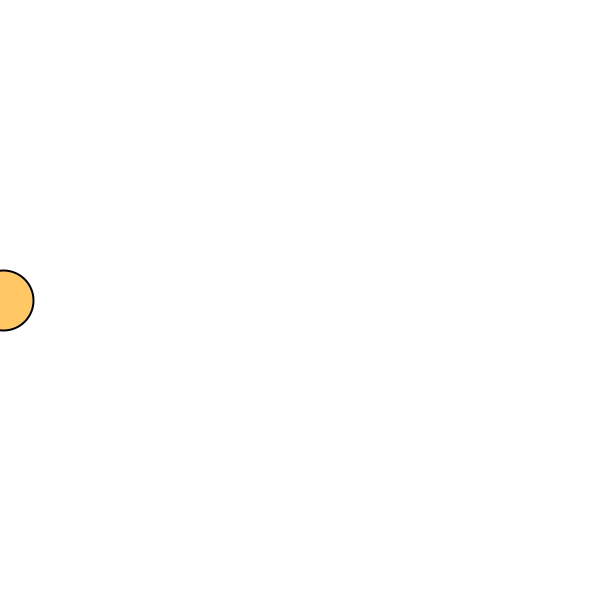
Frame 1 (no input)
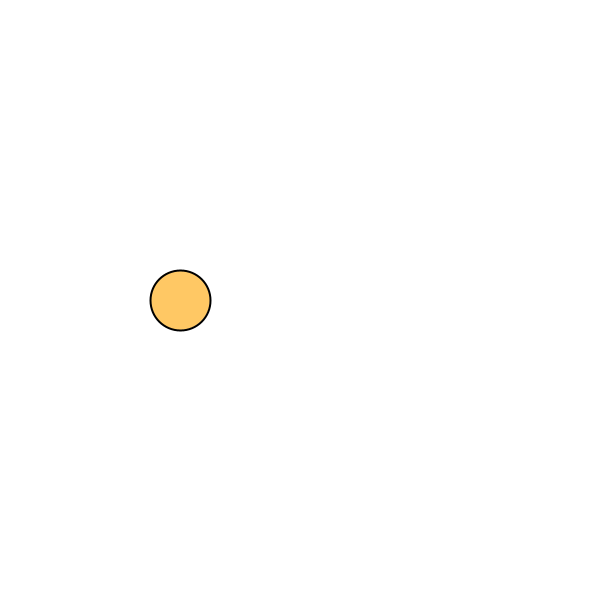
Frame 60 (the mouse pressed at the canvas centre just before this capture)
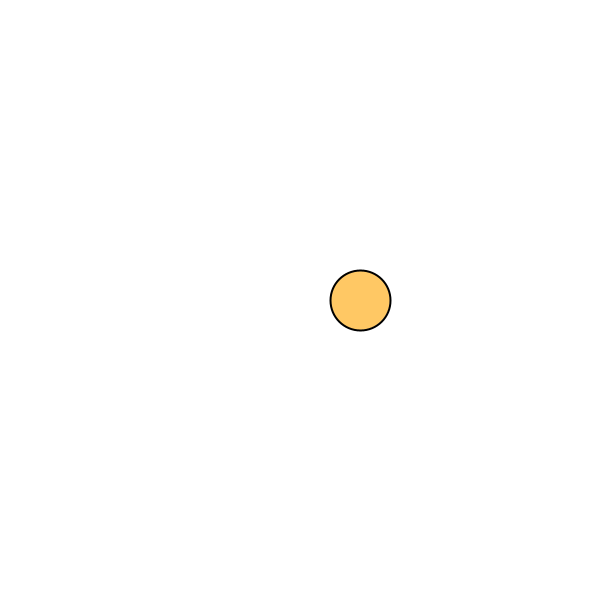
Frame 120 (the mouse held since frame 60 and released just before this capture)

The Processing sketch that drew these frames (run headless with seeded random() and noise(); from frame 60 on, the mouse is pressed at the canvas centre):

// Processing sketch: vel_key
// ── vel_key.pde
// 等速移動エージェント、矢印キーで速度を変えられる

// エージェントの位置
float x;
float y;
// エージェントの速度
float vx;
float vy;

void setup() {
  size(600, 600);
  strokeWeight(2);
  fill(255, 200, 100);

  // 初期位置
  x = 0;
  y = height / 2;

  // 初速
  vx = 3;
  vy = 0;
}

void draw() {
  // 速度を位置に反映
  x += vx;
  y += vy;

  // 右端まで達したら左端に戻す
  if (x > width) {
    x = 0;
  }

  // エージェントを描く
  background(255);
  ellipse(x, y, 60, 60);
}

void keyPressed() {
  // 左右矢印キーで速度を変化させる
  // （位置は直接変えない、速度によって間接的に変化する）
  if (keyCode == LEFT) {
    vx -= 0.5;
  }
  else if (keyCode == RIGHT) {
    vx += 0.5;
  }
}
